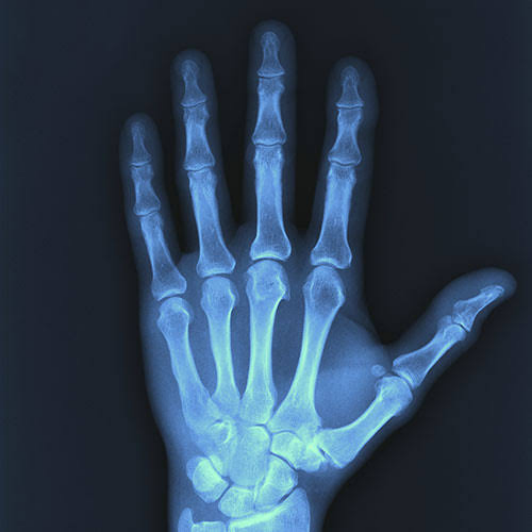
#> input picture data/Q1.png, 532 x 532 px
$ jupyter execute Q1.ipynb
#> lines starting #> are read from the running program, lines starting #| are printed output that depends on the picture; after the words box and inside, x2 and y2 are one past the last pixel; in counts of white or black regions, pixels touching at a corner belong together
[cell 1]
import cv2
import matplotlib.pyplot as plt

[cell 2]
image = cv2.imread("../data/Q1.png")
#> image is the input picture: shape (532, 532, 3); mean B, G, R 84.6, 64.5, 45.9
plt.figure(figsize=(10, 10))
plt.title("Original Image")
plt.imshow(image)

[cell 3]
gray_image = cv2.cvtColor(image, cv2.COLOR_BGR2GRAY)
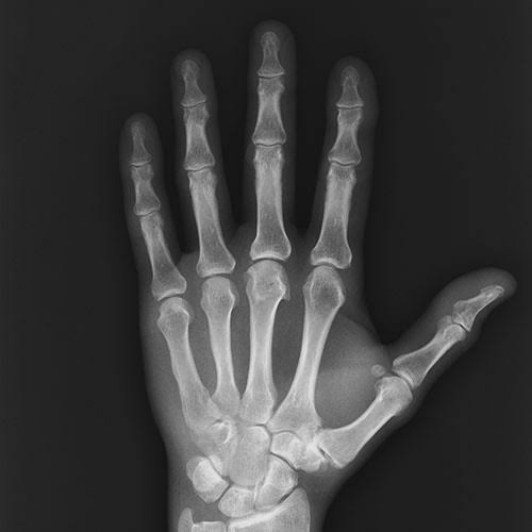
#> gray_image: shape (532, 532); min 15, max 229, mean 61.3
plt.figure(figsize=(10, 10))
plt.title("Gray Image")
plt.imshow(gray_image, cmap="gray")

[cell 4]
resize_image = cv2.resize(gray_image, (224, 224))
plt.figure(figsize=(10, 10))
plt.title("Resize image")
plt.imshow(resize_image, cmap="gray")

[cell 5]
canny_edge_image =  cv2.Canny(resize_image, 100, 200)
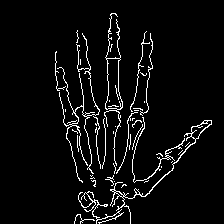
#> canny_edge_image: shape (224, 224); 4.9% white in thin lines or dots, all inside (x1, y1, x2, y2) = (55, 13, 212, 224)
plt.figure(figsize=(10, 10))
plt.title("Canny Image")
plt.imshow(canny_edge_image, cmap="gray")
